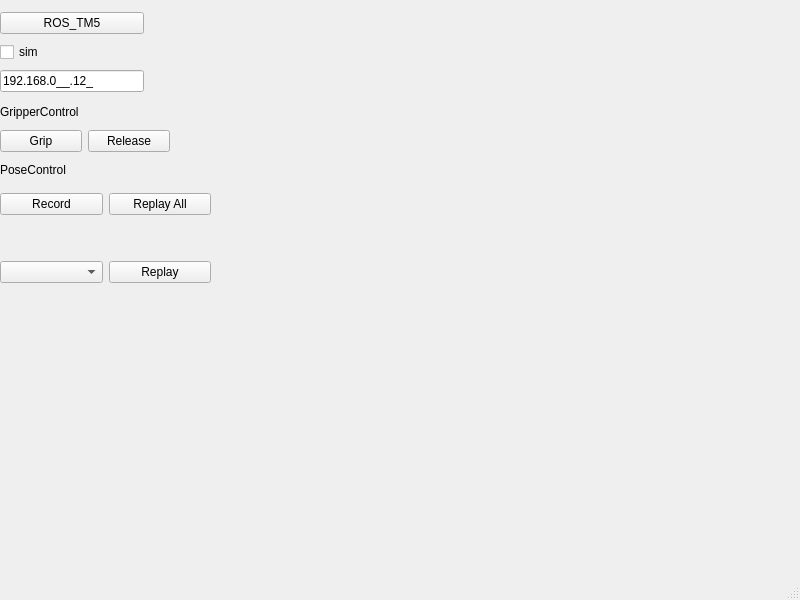
<?xml version="1.0" encoding="UTF-8"?>
<ui version="4.0">
 <class>MainWindow</class>
 <widget class="QMainWindow" name="MainWindow">
  <property name="geometry">
   <rect>
    <x>0</x>
    <y>0</y>
    <width>800</width>
    <height>600</height>
   </rect>
  </property>
  <property name="windowTitle">
   <string>MainWindow</string>
  </property>
  <widget class="QWidget" name="centralwidget">
   <widget class="QWidget" name="layoutWidget">
    <property name="geometry">
     <rect>
      <x>0</x>
      <y>100</y>
      <width>170</width>
      <height>52</height>
     </rect>
    </property>
    <layout class="QVBoxLayout" name="verticalLayout">
     <item>
      <widget class="QLabel" name="labelGripperControl">
       <property name="text">
        <string>GripperControl</string>
       </property>
      </widget>
     </item>
     <item>
      <layout class="QHBoxLayout" name="horizontalLayout">
       <item>
        <widget class="QPushButton" name="buttonSetGripperGrip">
         <property name="text">
          <string>Grip</string>
         </property>
        </widget>
       </item>
       <item>
        <widget class="QPushButton" name="buttonSetGripperRelease">
         <property name="text">
          <string>Release</string>
         </property>
        </widget>
       </item>
      </layout>
     </item>
    </layout>
   </widget>
   <widget class="QWidget" name="layoutWidget_2">
    <property name="geometry">
     <rect>
      <x>0</x>
      <y>10</y>
      <width>144</width>
      <height>87</height>
     </rect>
    </property>
    <layout class="QVBoxLayout" name="verticalLayout_2">
     <item>
      <widget class="QPushButton" name="pushButton">
       <property name="text">
        <string>ROS_TM5</string>
       </property>
      </widget>
     </item>
     <item>
      <widget class="QCheckBox" name="checkboxLaunchSim">
       <property name="text">
        <string>sim</string>
       </property>
      </widget>
     </item>
     <item>
      <widget class="QLineEdit" name="textRobotIP">
       <property name="inputMask">
        <string>000.000.000.000;_</string>
       </property>
       <property name="text">
        <string>192.168.0.12</string>
       </property>
      </widget>
     </item>
    </layout>
   </widget>
   <widget class="QWidget" name="">
    <property name="geometry">
     <rect>
      <x>0</x>
      <y>152</y>
      <width>211</width>
      <height>131</height>
     </rect>
    </property>
    <layout class="QVBoxLayout" name="verticalLayout_3">
     <item>
      <widget class="QLabel" name="labelGripperControl_2">
       <property name="text">
        <string>PoseControl</string>
       </property>
      </widget>
     </item>
     <item>
      <layout class="QHBoxLayout" name="horizontalLayout_2">
       <item>
        <widget class="QPushButton" name="buttonRecordPose">
         <property name="text">
          <string>Record</string>
         </property>
        </widget>
       </item>
       <item>
        <widget class="QPushButton" name="buttonReplayAllPoses">
         <property name="text">
          <string>Replay All</string>
         </property>
        </widget>
       </item>
      </layout>
     </item>
     <item>
      <widget class="file_selector_widget" name="file_selector_widget_PoseControl" native="true"/>
     </item>
     <item>
      <layout class="QHBoxLayout" name="horizontalLayout_3">
       <item>
        <widget class="QComboBox" name="comboBox_PoseSelector"/>
       </item>
       <item>
        <widget class="QPushButton" name="buttonReplaySinglePose">
         <property name="text">
          <string>Replay</string>
         </property>
        </widget>
       </item>
      </layout>
     </item>
    </layout>
   </widget>
  </widget>
  <widget class="QMenuBar" name="menubar">
   <property name="geometry">
    <rect>
     <x>0</x>
     <y>0</y>
     <width>800</width>
     <height>28</height>
    </rect>
   </property>
  </widget>
  <widget class="QStatusBar" name="statusbar"/>
 </widget>
 <customwidgets>
  <customwidget>
   <class>file_selector_widget</class>
   <extends>QWidget</extends>
   <header>file_selector_widget.h</header>
   <container>1</container>
  </customwidget>
 </customwidgets>
 <resources/>
 <connections/>
</ui>
